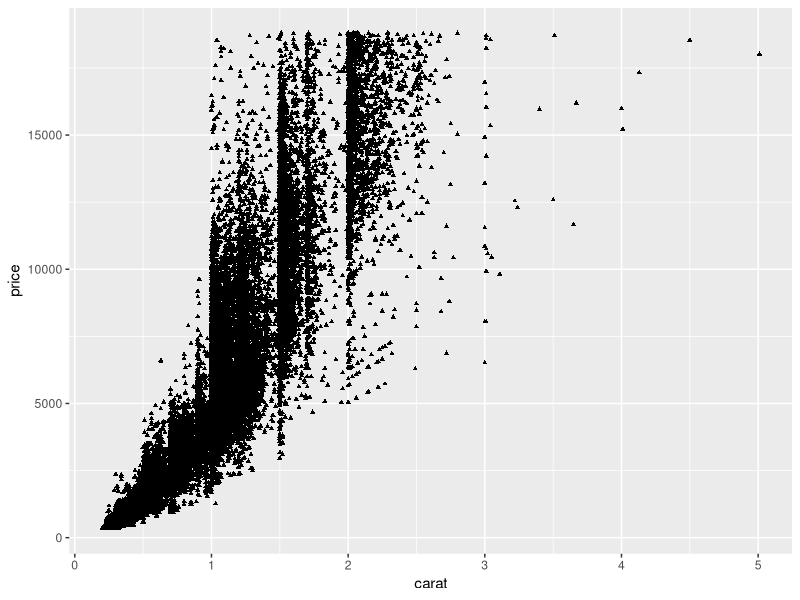
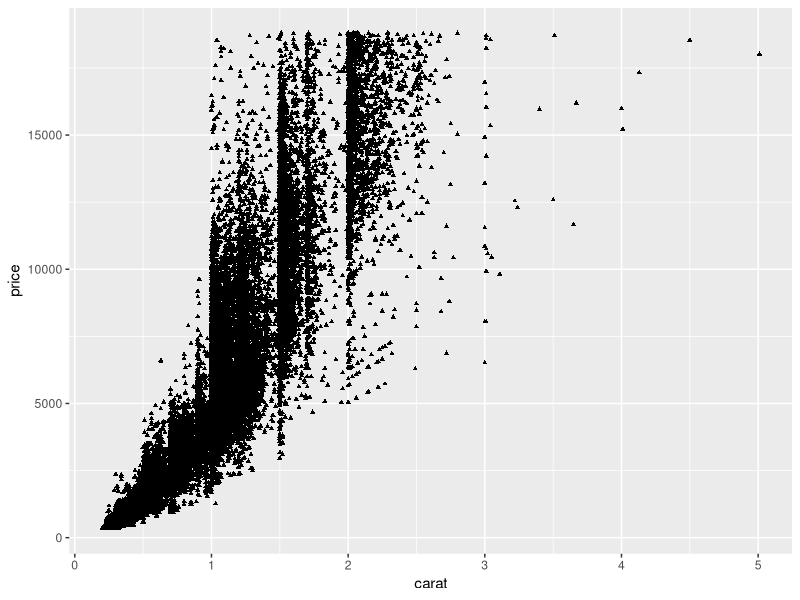
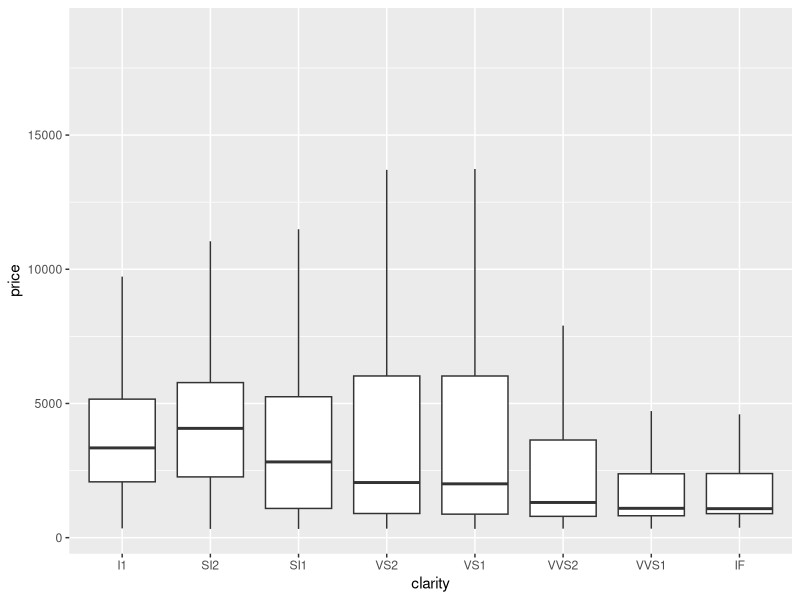
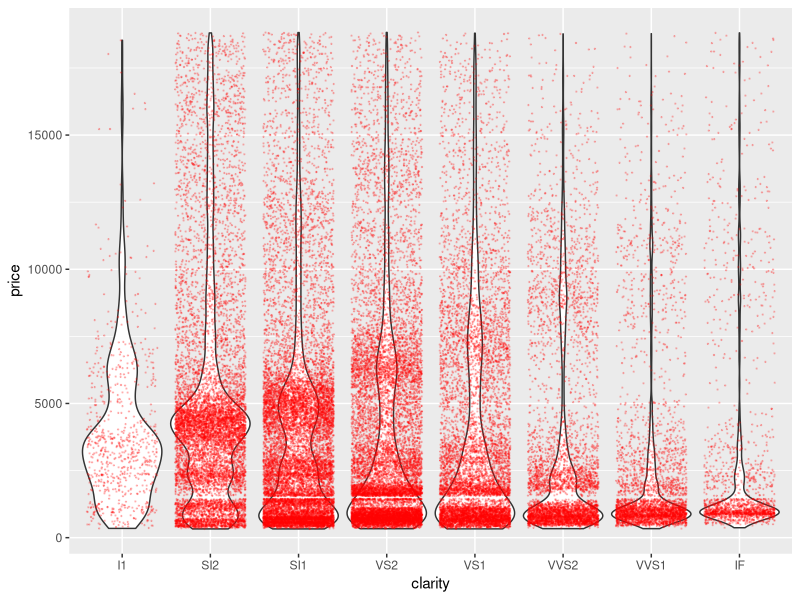
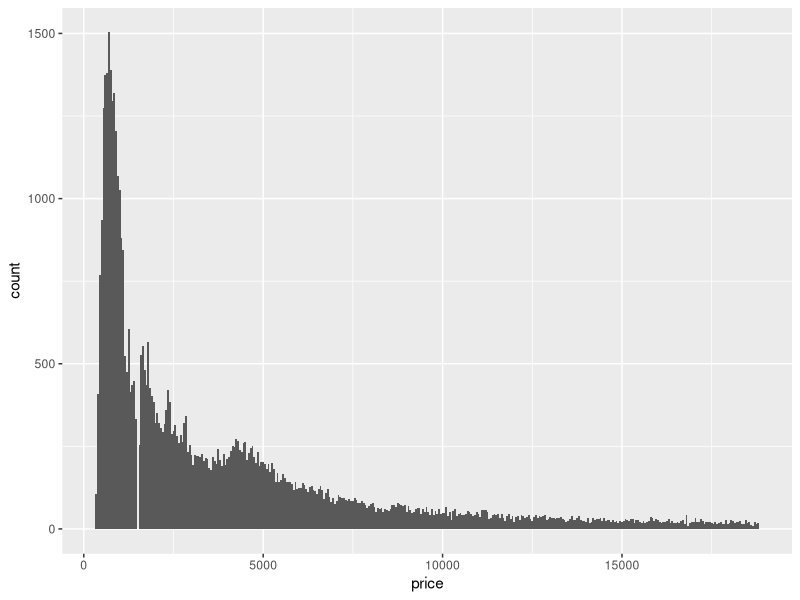
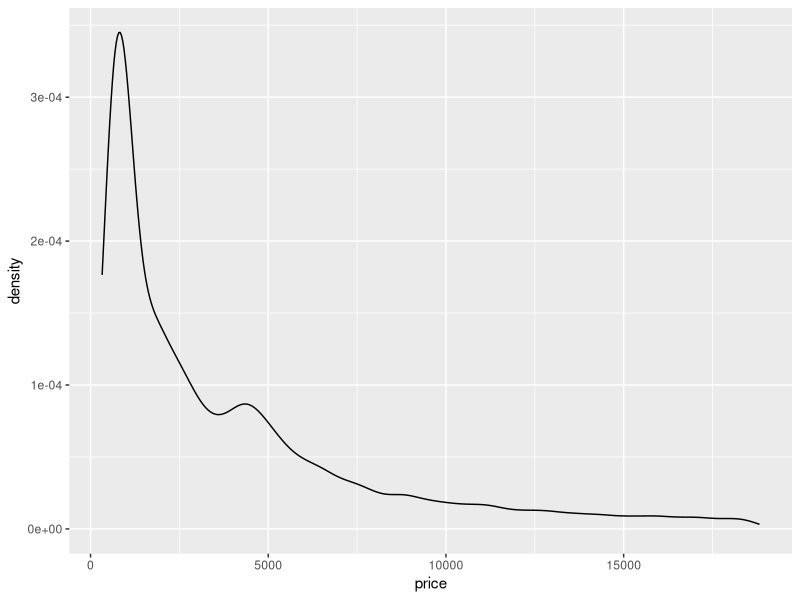
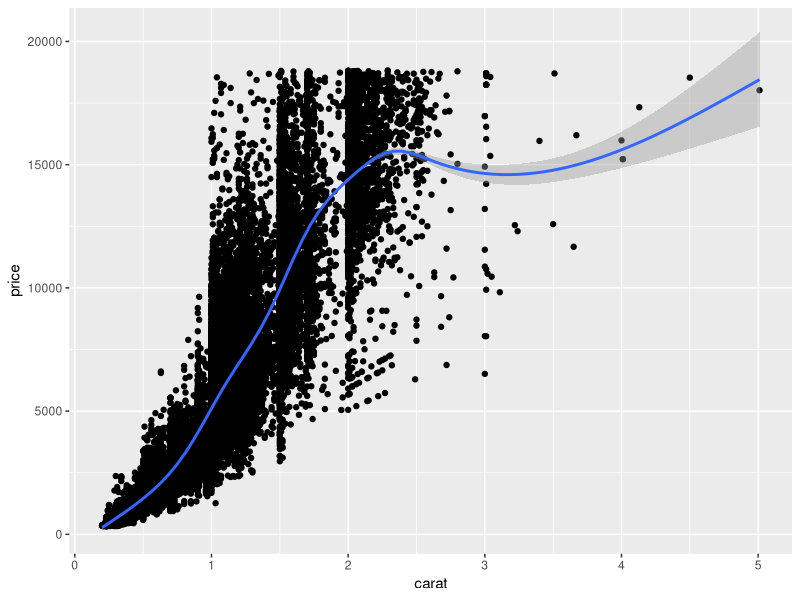
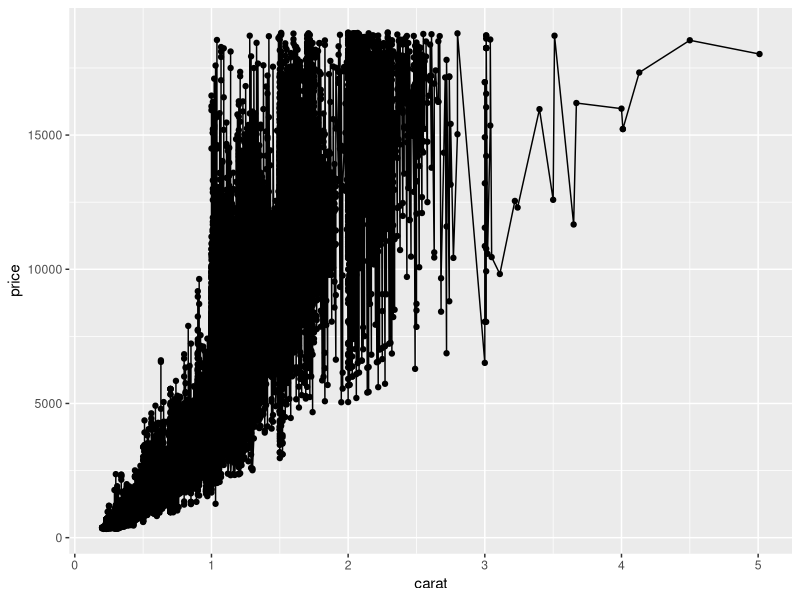

The R source for these figures, in order:
## command + enter to run script
install.packages("ggplot2")
library(ggplot2)

## load diamonds dataset
data(diamonds)

## inspect dataset
diamonds

## scatter plot
ggplot(data = diamonds, mapping = aes(x = carat, y = price)) + geom_point(size = 1, shape = 17)

ggplot(diamonds, aes(x = carat, y = price)) + geom_point(size = 1, shape = 17)


## boxplot
## check categorical column distribution

table(diamonds$clarity)

ggplot(diamonds, aes(x = clarity, y = price)) + geom_boxplot(outlier.size = -1)

?geom_boxplot

## violin plot

ggplot(diamonds, aes(x = clarity, y = price)) + geom_violin(scale = "width") + geom_jitter(alpha = 0.2, size = 0.2, color = "red")


## histogram
ggplot(diamonds, aes(x = price)) + geom_histogram(binwidth = 50)

## density plot
ggplot(diamonds, aes(x = price)) + geom_density()



## line graph

ggplot(diamonds, aes(x = carat, y = price)) + geom_point() + geom_smooth()
?geom_smooth


## grouping data

ggplot(diamonds, aes(x = carat, y = price)) + geom_point() + geom_line()

install.packages("tidyverse")
library(tidyverse)

filter(diamonds, carat > 2.5 & carat < 3) %>% ggplot(mapping = aes(x = carat, y = price, group = cut, color = cut)) + geom_line() 
## shorcut: command+shift+M for %>%


## faceting

filter(diamonds, carat > 2.5 & carat < 3) %>% ggplot(mapping = aes(x = carat, y = price, group = cut, color = cut)) + geom_line() + facet_wrap(~ cut)

ggplot(data = diamonds, mapping = aes(x = carat, y = price, color = color)) + geom_line() + facet_grid(color ~ cut)


## aesthetics

ggplot(diamonds, aes(x = carat, y = price, color = cut)) + geom_point(size = 0.5)

table(diamonds$cut)

my_palettes = c("Fair"="blue", "Good"="red", "Very Good"="purple", "Premium"="pink", "Ideal"="green")

my_palettes

## coloring by categorial variable
ggplot(diamonds, aes(x = carat, y = price, color = cut)) + geom_point(size = 0.5) + scale_color_manual(values = my_palettes)

## coloring by continuous variable (~ heatmap)
ggplot(diamonds, aes(x = carat, y = price, color = depth)) + geom_point(size = 0.5) + scale_color_gradient(low="black", high="red") + theme(panel.background = element_blank(), panel.border = element_rect(color = "pink", fill=NA), axis.text = element_text(color = "black"), axis.title = element_blank()) + ggtitle("scatter plot")

ggsave("test.pdf", height = 6, width = 5)




